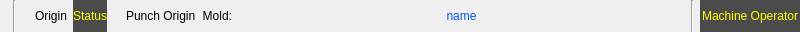
<?xml version="1.0" encoding="UTF-8"?>
<ui version="4.0">
 <class>ICProgramHeadFrame</class>
 <widget class="QFrame" name="ICProgramHeadFrame">
  <property name="geometry">
   <rect>
    <x>0</x>
    <y>0</y>
    <width>800</width>
    <height>32</height>
   </rect>
  </property>
  <property name="windowTitle">
   <string>Frame</string>
  </property>
  <property name="styleSheet">
   <string notr="true">QMessageBox QAbstractButton
{
    min-width: 90px;
	min-height:30px;
}
</string>
  </property>
  <layout class="QHBoxLayout" name="horizontalLayout">
   <property name="margin">
    <number>0</number>
   </property>
   <item>
    <widget class="QLabel" name="currentTimeLabel">
     <property name="text">
      <string/>
     </property>
     <property name="alignment">
      <set>Qt::AlignCenter</set>
     </property>
    </widget>
   </item>
   <item>
    <widget class="Line" name="line">
     <property name="orientation">
      <enum>Qt::Vertical</enum>
     </property>
    </widget>
   </item>
   <item>
    <widget class="QLabel" name="robotOrigin">
     <property name="text">
      <string/>
     </property>
     <property name="pixmap">
      <pixmap resource="../../resource.qrc">:/resource/ledgray(16).png</pixmap>
     </property>
    </widget>
   </item>
   <item>
    <widget class="QLabel" name="label_3">
     <property name="text">
      <string>Origin</string>
     </property>
    </widget>
   </item>
   <item>
    <widget class="QLabel" name="statusLabel">
     <property name="palette">
      <palette>
       <active>
        <colorrole role="WindowText">
         <brush brushstyle="SolidPattern">
          <color alpha="255">
           <red>255</red>
           <green>255</green>
           <blue>0</blue>
          </color>
         </brush>
        </colorrole>
        <colorrole role="Button">
         <brush brushstyle="SolidPattern">
          <color alpha="255">
           <red>76</red>
           <green>75</green>
           <blue>75</blue>
          </color>
         </brush>
        </colorrole>
        <colorrole role="Light">
         <brush brushstyle="SolidPattern">
          <color alpha="255">
           <red>114</red>
           <green>112</green>
           <blue>112</blue>
          </color>
         </brush>
        </colorrole>
        <colorrole role="Midlight">
         <brush brushstyle="SolidPattern">
          <color alpha="255">
           <red>95</red>
           <green>93</green>
           <blue>93</blue>
          </color>
         </brush>
        </colorrole>
        <colorrole role="Dark">
         <brush brushstyle="SolidPattern">
          <color alpha="255">
           <red>38</red>
           <green>37</green>
           <blue>37</blue>
          </color>
         </brush>
        </colorrole>
        <colorrole role="Mid">
         <brush brushstyle="SolidPattern">
          <color alpha="255">
           <red>50</red>
           <green>50</green>
           <blue>50</blue>
          </color>
         </brush>
        </colorrole>
        <colorrole role="Text">
         <brush brushstyle="SolidPattern">
          <color alpha="255">
           <red>255</red>
           <green>255</green>
           <blue>255</blue>
          </color>
         </brush>
        </colorrole>
        <colorrole role="BrightText">
         <brush brushstyle="SolidPattern">
          <color alpha="255">
           <red>255</red>
           <green>255</green>
           <blue>255</blue>
          </color>
         </brush>
        </colorrole>
        <colorrole role="ButtonText">
         <brush brushstyle="SolidPattern">
          <color alpha="255">
           <red>255</red>
           <green>255</green>
           <blue>255</blue>
          </color>
         </brush>
        </colorrole>
        <colorrole role="Base">
         <brush brushstyle="SolidPattern">
          <color alpha="255">
           <red>0</red>
           <green>0</green>
           <blue>0</blue>
          </color>
         </brush>
        </colorrole>
        <colorrole role="Window">
         <brush brushstyle="SolidPattern">
          <color alpha="255">
           <red>76</red>
           <green>75</green>
           <blue>75</blue>
          </color>
         </brush>
        </colorrole>
        <colorrole role="Shadow">
         <brush brushstyle="SolidPattern">
          <color alpha="255">
           <red>0</red>
           <green>0</green>
           <blue>0</blue>
          </color>
         </brush>
        </colorrole>
        <colorrole role="AlternateBase">
         <brush brushstyle="SolidPattern">
          <color alpha="255">
           <red>38</red>
           <green>37</green>
           <blue>37</blue>
          </color>
         </brush>
        </colorrole>
        <colorrole role="ToolTipBase">
         <brush brushstyle="SolidPattern">
          <color alpha="255">
           <red>255</red>
           <green>255</green>
           <blue>220</blue>
          </color>
         </brush>
        </colorrole>
        <colorrole role="ToolTipText">
         <brush brushstyle="SolidPattern">
          <color alpha="255">
           <red>0</red>
           <green>0</green>
           <blue>0</blue>
          </color>
         </brush>
        </colorrole>
       </active>
       <inactive>
        <colorrole role="WindowText">
         <brush brushstyle="SolidPattern">
          <color alpha="255">
           <red>255</red>
           <green>255</green>
           <blue>0</blue>
          </color>
         </brush>
        </colorrole>
        <colorrole role="Button">
         <brush brushstyle="SolidPattern">
          <color alpha="255">
           <red>76</red>
           <green>75</green>
           <blue>75</blue>
          </color>
         </brush>
        </colorrole>
        <colorrole role="Light">
         <brush brushstyle="SolidPattern">
          <color alpha="255">
           <red>114</red>
           <green>112</green>
           <blue>112</blue>
          </color>
         </brush>
        </colorrole>
        <colorrole role="Midlight">
         <brush brushstyle="SolidPattern">
          <color alpha="255">
           <red>95</red>
           <green>93</green>
           <blue>93</blue>
          </color>
         </brush>
        </colorrole>
        <colorrole role="Dark">
         <brush brushstyle="SolidPattern">
          <color alpha="255">
           <red>38</red>
           <green>37</green>
           <blue>37</blue>
          </color>
         </brush>
        </colorrole>
        <colorrole role="Mid">
         <brush brushstyle="SolidPattern">
          <color alpha="255">
           <red>50</red>
           <green>50</green>
           <blue>50</blue>
          </color>
         </brush>
        </colorrole>
        <colorrole role="Text">
         <brush brushstyle="SolidPattern">
          <color alpha="255">
           <red>255</red>
           <green>255</green>
           <blue>255</blue>
          </color>
         </brush>
        </colorrole>
        <colorrole role="BrightText">
         <brush brushstyle="SolidPattern">
          <color alpha="255">
           <red>255</red>
           <green>255</green>
           <blue>255</blue>
          </color>
         </brush>
        </colorrole>
        <colorrole role="ButtonText">
         <brush brushstyle="SolidPattern">
          <color alpha="255">
           <red>255</red>
           <green>255</green>
           <blue>255</blue>
          </color>
         </brush>
        </colorrole>
        <colorrole role="Base">
         <brush brushstyle="SolidPattern">
          <color alpha="255">
           <red>0</red>
           <green>0</green>
           <blue>0</blue>
          </color>
         </brush>
        </colorrole>
        <colorrole role="Window">
         <brush brushstyle="SolidPattern">
          <color alpha="255">
           <red>76</red>
           <green>75</green>
           <blue>75</blue>
          </color>
         </brush>
        </colorrole>
        <colorrole role="Shadow">
         <brush brushstyle="SolidPattern">
          <color alpha="255">
           <red>0</red>
           <green>0</green>
           <blue>0</blue>
          </color>
         </brush>
        </colorrole>
        <colorrole role="AlternateBase">
         <brush brushstyle="SolidPattern">
          <color alpha="255">
           <red>38</red>
           <green>37</green>
           <blue>37</blue>
          </color>
         </brush>
        </colorrole>
        <colorrole role="ToolTipBase">
         <brush brushstyle="SolidPattern">
          <color alpha="255">
           <red>255</red>
           <green>255</green>
           <blue>220</blue>
          </color>
         </brush>
        </colorrole>
        <colorrole role="ToolTipText">
         <brush brushstyle="SolidPattern">
          <color alpha="255">
           <red>0</red>
           <green>0</green>
           <blue>0</blue>
          </color>
         </brush>
        </colorrole>
       </inactive>
       <disabled>
        <colorrole role="WindowText">
         <brush brushstyle="SolidPattern">
          <color alpha="255">
           <red>38</red>
           <green>37</green>
           <blue>37</blue>
          </color>
         </brush>
        </colorrole>
        <colorrole role="Button">
         <brush brushstyle="SolidPattern">
          <color alpha="255">
           <red>76</red>
           <green>75</green>
           <blue>75</blue>
          </color>
         </brush>
        </colorrole>
        <colorrole role="Light">
         <brush brushstyle="SolidPattern">
          <color alpha="255">
           <red>114</red>
           <green>112</green>
           <blue>112</blue>
          </color>
         </brush>
        </colorrole>
        <colorrole role="Midlight">
         <brush brushstyle="SolidPattern">
          <color alpha="255">
           <red>95</red>
           <green>93</green>
           <blue>93</blue>
          </color>
         </brush>
        </colorrole>
        <colorrole role="Dark">
         <brush brushstyle="SolidPattern">
          <color alpha="255">
           <red>38</red>
           <green>37</green>
           <blue>37</blue>
          </color>
         </brush>
        </colorrole>
        <colorrole role="Mid">
         <brush brushstyle="SolidPattern">
          <color alpha="255">
           <red>50</red>
           <green>50</green>
           <blue>50</blue>
          </color>
         </brush>
        </colorrole>
        <colorrole role="Text">
         <brush brushstyle="SolidPattern">
          <color alpha="255">
           <red>38</red>
           <green>37</green>
           <blue>37</blue>
          </color>
         </brush>
        </colorrole>
        <colorrole role="BrightText">
         <brush brushstyle="SolidPattern">
          <color alpha="255">
           <red>255</red>
           <green>255</green>
           <blue>255</blue>
          </color>
         </brush>
        </colorrole>
        <colorrole role="ButtonText">
         <brush brushstyle="SolidPattern">
          <color alpha="255">
           <red>38</red>
           <green>37</green>
           <blue>37</blue>
          </color>
         </brush>
        </colorrole>
        <colorrole role="Base">
         <brush brushstyle="SolidPattern">
          <color alpha="255">
           <red>76</red>
           <green>75</green>
           <blue>75</blue>
          </color>
         </brush>
        </colorrole>
        <colorrole role="Window">
         <brush brushstyle="SolidPattern">
          <color alpha="255">
           <red>76</red>
           <green>75</green>
           <blue>75</blue>
          </color>
         </brush>
        </colorrole>
        <colorrole role="Shadow">
         <brush brushstyle="SolidPattern">
          <color alpha="255">
           <red>0</red>
           <green>0</green>
           <blue>0</blue>
          </color>
         </brush>
        </colorrole>
        <colorrole role="AlternateBase">
         <brush brushstyle="SolidPattern">
          <color alpha="255">
           <red>76</red>
           <green>75</green>
           <blue>75</blue>
          </color>
         </brush>
        </colorrole>
        <colorrole role="ToolTipBase">
         <brush brushstyle="SolidPattern">
          <color alpha="255">
           <red>255</red>
           <green>255</green>
           <blue>220</blue>
          </color>
         </brush>
        </colorrole>
        <colorrole role="ToolTipText">
         <brush brushstyle="SolidPattern">
          <color alpha="255">
           <red>0</red>
           <green>0</green>
           <blue>0</blue>
          </color>
         </brush>
        </colorrole>
       </disabled>
      </palette>
     </property>
     <property name="autoFillBackground">
      <bool>true</bool>
     </property>
     <property name="text">
      <string>Status</string>
     </property>
     <property name="alignment">
      <set>Qt::AlignCenter</set>
     </property>
    </widget>
   </item>
   <item>
    <widget class="QLabel" name="punchOrigin">
     <property name="text">
      <string/>
     </property>
     <property name="pixmap">
      <pixmap resource="../../resource.qrc">:/resource/ledgray(16).png</pixmap>
     </property>
    </widget>
   </item>
   <item>
    <widget class="QLabel" name="label_4">
     <property name="text">
      <string>Punch Origin</string>
     </property>
    </widget>
   </item>
   <item>
    <widget class="QLabel" name="label">
     <property name="text">
      <string>Mold:</string>
     </property>
     <property name="alignment">
      <set>Qt::AlignRight|Qt::AlignTrailing|Qt::AlignVCenter</set>
     </property>
    </widget>
   </item>
   <item>
    <widget class="QLabel" name="moldNameLabel">
     <property name="sizePolicy">
      <sizepolicy hsizetype="Expanding" vsizetype="Preferred">
       <horstretch>0</horstretch>
       <verstretch>0</verstretch>
      </sizepolicy>
     </property>
     <property name="styleSheet">
      <string notr="true">color: rgb(0, 85, 255);</string>
     </property>
     <property name="text">
      <string>name</string>
     </property>
     <property name="alignment">
      <set>Qt::AlignCenter</set>
     </property>
    </widget>
   </item>
   <item>
    <widget class="Line" name="line_2">
     <property name="orientation">
      <enum>Qt::Vertical</enum>
     </property>
    </widget>
   </item>
   <item>
    <widget class="PasswdLevelLabel" name="passwdLevelLabel">
     <property name="minimumSize">
      <size>
       <width>100</width>
       <height>0</height>
      </size>
     </property>
     <property name="palette">
      <palette>
       <active>
        <colorrole role="WindowText">
         <brush brushstyle="SolidPattern">
          <color alpha="255">
           <red>255</red>
           <green>255</green>
           <blue>0</blue>
          </color>
         </brush>
        </colorrole>
        <colorrole role="Button">
         <brush brushstyle="SolidPattern">
          <color alpha="255">
           <red>76</red>
           <green>75</green>
           <blue>75</blue>
          </color>
         </brush>
        </colorrole>
        <colorrole role="Light">
         <brush brushstyle="SolidPattern">
          <color alpha="255">
           <red>114</red>
           <green>112</green>
           <blue>112</blue>
          </color>
         </brush>
        </colorrole>
        <colorrole role="Midlight">
         <brush brushstyle="SolidPattern">
          <color alpha="255">
           <red>95</red>
           <green>93</green>
           <blue>93</blue>
          </color>
         </brush>
        </colorrole>
        <colorrole role="Dark">
         <brush brushstyle="SolidPattern">
          <color alpha="255">
           <red>38</red>
           <green>37</green>
           <blue>37</blue>
          </color>
         </brush>
        </colorrole>
        <colorrole role="Mid">
         <brush brushstyle="SolidPattern">
          <color alpha="255">
           <red>50</red>
           <green>50</green>
           <blue>50</blue>
          </color>
         </brush>
        </colorrole>
        <colorrole role="Text">
         <brush brushstyle="SolidPattern">
          <color alpha="255">
           <red>255</red>
           <green>255</green>
           <blue>255</blue>
          </color>
         </brush>
        </colorrole>
        <colorrole role="BrightText">
         <brush brushstyle="SolidPattern">
          <color alpha="255">
           <red>255</red>
           <green>255</green>
           <blue>255</blue>
          </color>
         </brush>
        </colorrole>
        <colorrole role="ButtonText">
         <brush brushstyle="SolidPattern">
          <color alpha="255">
           <red>255</red>
           <green>255</green>
           <blue>255</blue>
          </color>
         </brush>
        </colorrole>
        <colorrole role="Base">
         <brush brushstyle="SolidPattern">
          <color alpha="255">
           <red>0</red>
           <green>0</green>
           <blue>0</blue>
          </color>
         </brush>
        </colorrole>
        <colorrole role="Window">
         <brush brushstyle="SolidPattern">
          <color alpha="255">
           <red>76</red>
           <green>75</green>
           <blue>75</blue>
          </color>
         </brush>
        </colorrole>
        <colorrole role="Shadow">
         <brush brushstyle="SolidPattern">
          <color alpha="255">
           <red>0</red>
           <green>0</green>
           <blue>0</blue>
          </color>
         </brush>
        </colorrole>
        <colorrole role="AlternateBase">
         <brush brushstyle="SolidPattern">
          <color alpha="255">
           <red>38</red>
           <green>37</green>
           <blue>37</blue>
          </color>
         </brush>
        </colorrole>
        <colorrole role="ToolTipBase">
         <brush brushstyle="SolidPattern">
          <color alpha="255">
           <red>255</red>
           <green>255</green>
           <blue>220</blue>
          </color>
         </brush>
        </colorrole>
        <colorrole role="ToolTipText">
         <brush brushstyle="SolidPattern">
          <color alpha="255">
           <red>0</red>
           <green>0</green>
           <blue>0</blue>
          </color>
         </brush>
        </colorrole>
       </active>
       <inactive>
        <colorrole role="WindowText">
         <brush brushstyle="SolidPattern">
          <color alpha="255">
           <red>255</red>
           <green>255</green>
           <blue>0</blue>
          </color>
         </brush>
        </colorrole>
        <colorrole role="Button">
         <brush brushstyle="SolidPattern">
          <color alpha="255">
           <red>76</red>
           <green>75</green>
           <blue>75</blue>
          </color>
         </brush>
        </colorrole>
        <colorrole role="Light">
         <brush brushstyle="SolidPattern">
          <color alpha="255">
           <red>114</red>
           <green>112</green>
           <blue>112</blue>
          </color>
         </brush>
        </colorrole>
        <colorrole role="Midlight">
         <brush brushstyle="SolidPattern">
          <color alpha="255">
           <red>95</red>
           <green>93</green>
           <blue>93</blue>
          </color>
         </brush>
        </colorrole>
        <colorrole role="Dark">
         <brush brushstyle="SolidPattern">
          <color alpha="255">
           <red>38</red>
           <green>37</green>
           <blue>37</blue>
          </color>
         </brush>
        </colorrole>
        <colorrole role="Mid">
         <brush brushstyle="SolidPattern">
          <color alpha="255">
           <red>50</red>
           <green>50</green>
           <blue>50</blue>
          </color>
         </brush>
        </colorrole>
        <colorrole role="Text">
         <brush brushstyle="SolidPattern">
          <color alpha="255">
           <red>255</red>
           <green>255</green>
           <blue>255</blue>
          </color>
         </brush>
        </colorrole>
        <colorrole role="BrightText">
         <brush brushstyle="SolidPattern">
          <color alpha="255">
           <red>255</red>
           <green>255</green>
           <blue>255</blue>
          </color>
         </brush>
        </colorrole>
        <colorrole role="ButtonText">
         <brush brushstyle="SolidPattern">
          <color alpha="255">
           <red>255</red>
           <green>255</green>
           <blue>255</blue>
          </color>
         </brush>
        </colorrole>
        <colorrole role="Base">
         <brush brushstyle="SolidPattern">
          <color alpha="255">
           <red>0</red>
           <green>0</green>
           <blue>0</blue>
          </color>
         </brush>
        </colorrole>
        <colorrole role="Window">
         <brush brushstyle="SolidPattern">
          <color alpha="255">
           <red>76</red>
           <green>75</green>
           <blue>75</blue>
          </color>
         </brush>
        </colorrole>
        <colorrole role="Shadow">
         <brush brushstyle="SolidPattern">
          <color alpha="255">
           <red>0</red>
           <green>0</green>
           <blue>0</blue>
          </color>
         </brush>
        </colorrole>
        <colorrole role="AlternateBase">
         <brush brushstyle="SolidPattern">
          <color alpha="255">
           <red>38</red>
           <green>37</green>
           <blue>37</blue>
          </color>
         </brush>
        </colorrole>
        <colorrole role="ToolTipBase">
         <brush brushstyle="SolidPattern">
          <color alpha="255">
           <red>255</red>
           <green>255</green>
           <blue>220</blue>
          </color>
         </brush>
        </colorrole>
        <colorrole role="ToolTipText">
         <brush brushstyle="SolidPattern">
          <color alpha="255">
           <red>0</red>
           <green>0</green>
           <blue>0</blue>
          </color>
         </brush>
        </colorrole>
       </inactive>
       <disabled>
        <colorrole role="WindowText">
         <brush brushstyle="SolidPattern">
          <color alpha="255">
           <red>38</red>
           <green>37</green>
           <blue>37</blue>
          </color>
         </brush>
        </colorrole>
        <colorrole role="Button">
         <brush brushstyle="SolidPattern">
          <color alpha="255">
           <red>76</red>
           <green>75</green>
           <blue>75</blue>
          </color>
         </brush>
        </colorrole>
        <colorrole role="Light">
         <brush brushstyle="SolidPattern">
          <color alpha="255">
           <red>114</red>
           <green>112</green>
           <blue>112</blue>
          </color>
         </brush>
        </colorrole>
        <colorrole role="Midlight">
         <brush brushstyle="SolidPattern">
          <color alpha="255">
           <red>95</red>
           <green>93</green>
           <blue>93</blue>
          </color>
         </brush>
        </colorrole>
        <colorrole role="Dark">
         <brush brushstyle="SolidPattern">
          <color alpha="255">
           <red>38</red>
           <green>37</green>
           <blue>37</blue>
          </color>
         </brush>
        </colorrole>
        <colorrole role="Mid">
         <brush brushstyle="SolidPattern">
          <color alpha="255">
           <red>50</red>
           <green>50</green>
           <blue>50</blue>
          </color>
         </brush>
        </colorrole>
        <colorrole role="Text">
         <brush brushstyle="SolidPattern">
          <color alpha="255">
           <red>38</red>
           <green>37</green>
           <blue>37</blue>
          </color>
         </brush>
        </colorrole>
        <colorrole role="BrightText">
         <brush brushstyle="SolidPattern">
          <color alpha="255">
           <red>255</red>
           <green>255</green>
           <blue>255</blue>
          </color>
         </brush>
        </colorrole>
        <colorrole role="ButtonText">
         <brush brushstyle="SolidPattern">
          <color alpha="255">
           <red>38</red>
           <green>37</green>
           <blue>37</blue>
          </color>
         </brush>
        </colorrole>
        <colorrole role="Base">
         <brush brushstyle="SolidPattern">
          <color alpha="255">
           <red>76</red>
           <green>75</green>
           <blue>75</blue>
          </color>
         </brush>
        </colorrole>
        <colorrole role="Window">
         <brush brushstyle="SolidPattern">
          <color alpha="255">
           <red>76</red>
           <green>75</green>
           <blue>75</blue>
          </color>
         </brush>
        </colorrole>
        <colorrole role="Shadow">
         <brush brushstyle="SolidPattern">
          <color alpha="255">
           <red>0</red>
           <green>0</green>
           <blue>0</blue>
          </color>
         </brush>
        </colorrole>
        <colorrole role="AlternateBase">
         <brush brushstyle="SolidPattern">
          <color alpha="255">
           <red>76</red>
           <green>75</green>
           <blue>75</blue>
          </color>
         </brush>
        </colorrole>
        <colorrole role="ToolTipBase">
         <brush brushstyle="SolidPattern">
          <color alpha="255">
           <red>255</red>
           <green>255</green>
           <blue>220</blue>
          </color>
         </brush>
        </colorrole>
        <colorrole role="ToolTipText">
         <brush brushstyle="SolidPattern">
          <color alpha="255">
           <red>0</red>
           <green>0</green>
           <blue>0</blue>
          </color>
         </brush>
        </colorrole>
       </disabled>
      </palette>
     </property>
     <property name="autoFillBackground">
      <bool>true</bool>
     </property>
     <property name="text">
      <string>Machine Operator</string>
     </property>
     <property name="alignment">
      <set>Qt::AlignCenter</set>
     </property>
    </widget>
   </item>
  </layout>
 </widget>
 <customwidgets>
  <customwidget>
   <class>PasswdLevelLabel</class>
   <extends>QLabel</extends>
   <header>passwdlevellabel.h</header>
  </customwidget>
 </customwidgets>
 <resources>
  <include location="../../resource.qrc"/>
 </resources>
 <connections/>
</ui>
